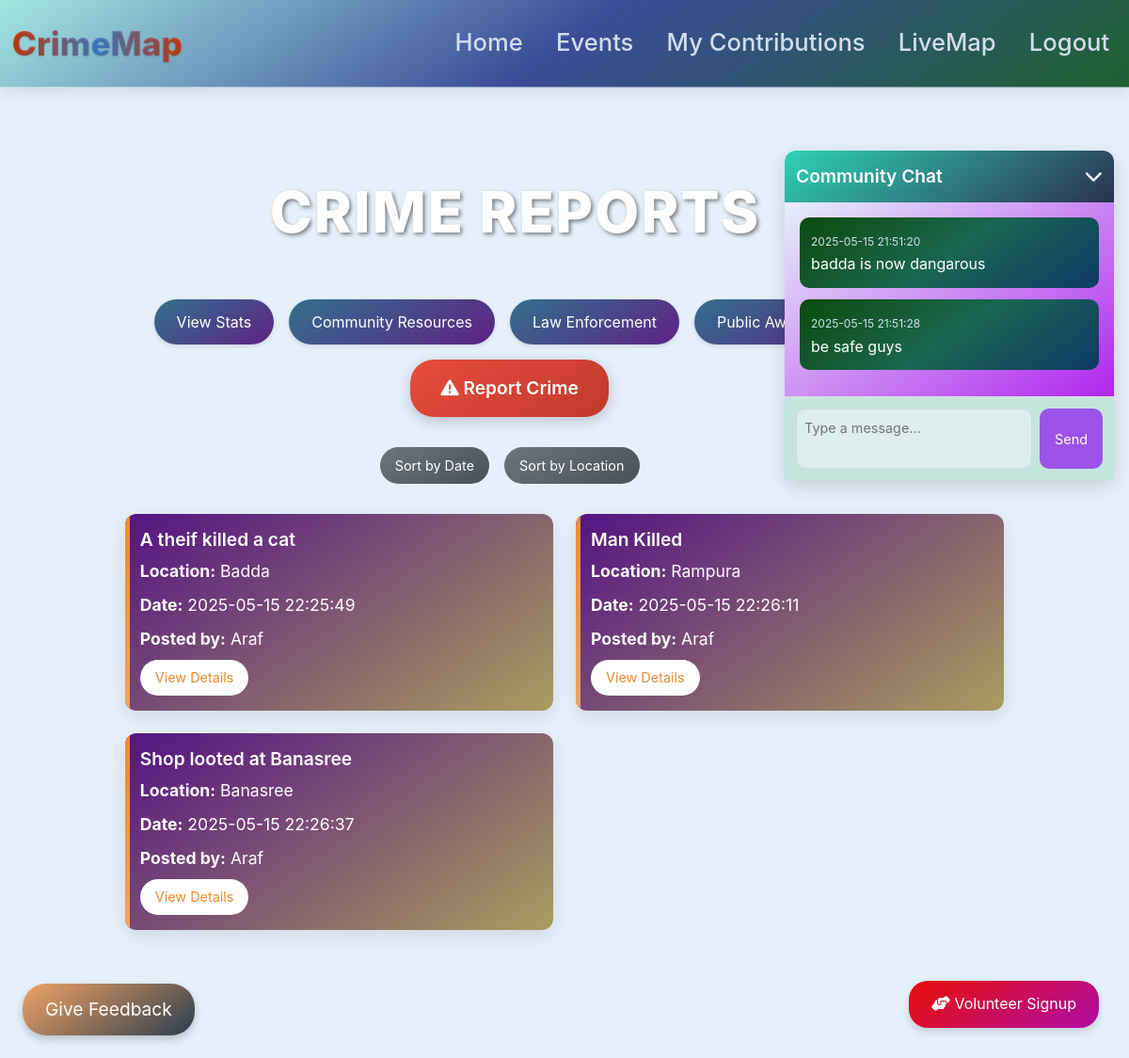
The app's page / (signed in) with its own data.
### website/models.py (models this page shows)
class Crime(db.Model):
    __tablename__ = 'crime'
    __table_args__ = {'extend_existing': True}
    id = db.Column(db.Integer, primary_key=True)
    title = db.Column(db.String(100))
    location = db.Column(db.String(100))
    data = db.Column(db.String(10000))
    date = db.Column(db.DateTime(timezone=True), default=func.now())
    user_id = db.Column(db.Integer, db.ForeignKey('user.id'))

class User(db.Model, UserMixin):
    id = db.Column(db.Integer, primary_key=True)
    email = db.Column(db.String(150), unique=True)
    password = db.Column(db.String(150))
    first_name = db.Column(db.String(150))
    crimes = db.relationship('Crime', backref='user', lazy=True)

class Chat(db.Model):
    __tablename__ = 'chat'
    id = db.Column(db.Integer, primary_key=True)
    user_id = db.Column(db.Integer, db.ForeignKey('user.id'))
    text = db.Column(db.String(1500))
    timestamp = db.Column(db.DateTime(timezone=True), default=func.now())

### website/views.py (the view)
@views.route('/', methods=['GET', 'POST'])
@login_required
def home():
    chats = Chat.query.all()
    crimes = Crime.query.all()
    categories = Category.query.all()
    for crime in crimes:
        crime.user = User.query.get(crime.user_id)
        if crime.location and crime.location not in crime_locations:
            crime_locations.append(crime.location)
    return render_template("home.html",
                          user=current_user,
                          crimes=crimes,
                          categories=categories,
                          chats=chats)

### website/__init__.py (called while the page is built)
def create_app():
    app = Flask(__name__)
    app.config['SECRET_KEY'] = 'hjshjhdjah kjshkjdhjs'
    app.config['SQLALCHEMY_DATABASE_URI'] = f'sqlite:///{DB_NAME}'
    db.init_app(app)
    from .views import views
    from .auth import auth
    from .feedbacks import feedbacks
    app.register_blueprint(views, url_prefix='/')
    app.register_blueprint(auth, url_prefix='/')
    app.register_blueprint(feedbacks, url_prefix='/feedbacks')
    from .models import User
    with app.app_context():
        db.create_all()
    login_manager = LoginManager()
    login_manager.login_view = 'auth.login'
    login_manager.init_app(app)
    @login_manager.user_loader
    def load_user(id):
        return User.query.get(int(id))
    return app

### website/views.py (called while the page is built)
@views.context_processor
def inject_upcoming_events():
    upcoming_events = Event.query.filter(Event.date > datetime.now()).count()
    return {'upcoming_events': upcoming_events}

### website/templates/home.html (shortened to what this page needs)
{% extends "base.html" %}
{% block content %}
<h1 class="main-title">Crime Reports</h1>
<div class="button-container">
    <a href="{{ url_for('views.stats') }}" class="btn btn-info" data-toggle="tooltip" title="View crime statistics">View Stats</a>
    <a href="{{ url_for('views.community_resources') }}" class="btn btn-info" data-performance="tooltip" title="Access community support">Community Resources</a>
    <a href="{{ url_for('views.law_enforcement') }}" class="btn btn-info" data-toggle="tooltip" title="Connect with law enforcement">Law Enforcement</a>
    <a href="{{ url_for('views.public_awareness') }}" class="btn btn-info" data-toggle="tooltip" title="Learn about safety">Public Awareness</a>
    <a href="{{ url_for('views.report_crime') }}" class="btn btn-info" style="background: linear-gradient(145deg, #e74c3c, #c0392b); font-size: 1.2rem; padding: 1rem 2rem; font-weight: 600; box-shadow: 0 4px 15px rgba(0, 0, 0, 0.2);" data-toggle="tooltip" title="Report a new crime">
        <i class="fas fa-exclamation-triangle"></i> Report Crime
    </a>
</div>
<div style="position: fixed; bottom: 10px; left: 10px;">
    <a href="/feedbacks" class="feedback-button">Give Feedback</a>
</div>
<div class="filter-container">
    <button class="filter-btn" onclick="filterCrimes('date')" data-toggle="tooltip" title="Sort crimes by date">Sort by Date</button>
    <button class="filter-btn" onclick="filterCrimes('location')" data-toggle="tooltip" title="Sort crimes by location">Sort by Location</button>
</div>
<div class="crime-grid" id="crimeContainer">
    {% for crime in crimes %}
    <div class="crime-card">
        <h3>{{ crime.title }}</h3>
        <p class="crime-location"><strong>Location:</strong> {{ crime.location }}</p>
        <p class="crime-date"><strong>Date:</strong> {{ crime.date.strftime('%Y-%m-%d %H:%M:%S') }}</p>
        <p><strong>Posted by:</strong> {{ crime.user.first_name }}</p>
        <button class="btn" onclick="openModal('{{ crime.id }}', '{{ crime.title | replace('\'', '\\\'') }}', '{{ crime.location | replace('\'', '\\\'') }}', '{{ crime.data | replace('\'', '\\\'') }}', '{{ crime.date.strftime('%Y-%m-%d %H:%M:%S') }}', '{{ crime.user.first_name | replace('\'', '\\\'') }}')">View Details</button>
    </div>
    {% endfor %}
</div>
<div class="chat-container" id="chatContainer">
    <div class="chat-header" onclick="toggleChat()">
        <span>Community Chat</span>
        <i class="fas fa-chevron-down" id="chatToggleIcon"></i>
    </div>
    <div class="chat-messages" id="chatMessages">
        {% for chat in chats %}
        <div class="chat-message" data-chat-id="{{ chat.id }}">
            <small>{{ chat.timestamp.strftime('%Y-%m-%d %H:%M:%S') }}</small>
            <div>{{ chat.text }}</div>
        </div>
        {% endfor %}
    </div>
    <div class="chat-input">
        <form id="chatForm">
            <textarea name="text" required placeholder="Type a message..." aria-label="Chat message input"></textarea>
            <button type="submit" data-toggle="tooltip" title="Send message">Send</button>
        </form>
    </div>
</div>
<a href="/volunteer_signup" class="volunteer-button" data-toggle="tooltip" title="Sign up to be a volunteer">
    <i class="fas fa-hands-helping"></i> Volunteer Signup
</a>
{% endblock %}

### website/templates/base.html (style rules this page uses)
body { background-color: #e6f0fa; color: #2c3e50; font-family: -apple-system, BlinkMacSystemFont, "Segoe UI", Roboto, sans-serif; line-height: 1.6; }

### records on screen
Crime: title "A theif killed a cat", location "Badda", date "2025-05-15 22:25:49", user.first_name "Araf"
Crime: title "Man Killed", location "Rampura", date "2025-05-15 22:26:11", user.first_name "Araf"
Crime: title "Shop looted at Banasree", location "Banasree", date "2025-05-15 22:26:37", user.first_name "Araf"
Chat: timestamp "2025-05-15 21:51:20", text "badda is now dangarous"
Chat: timestamp "2025-05-15 21:51:28", text "be safe guys"
